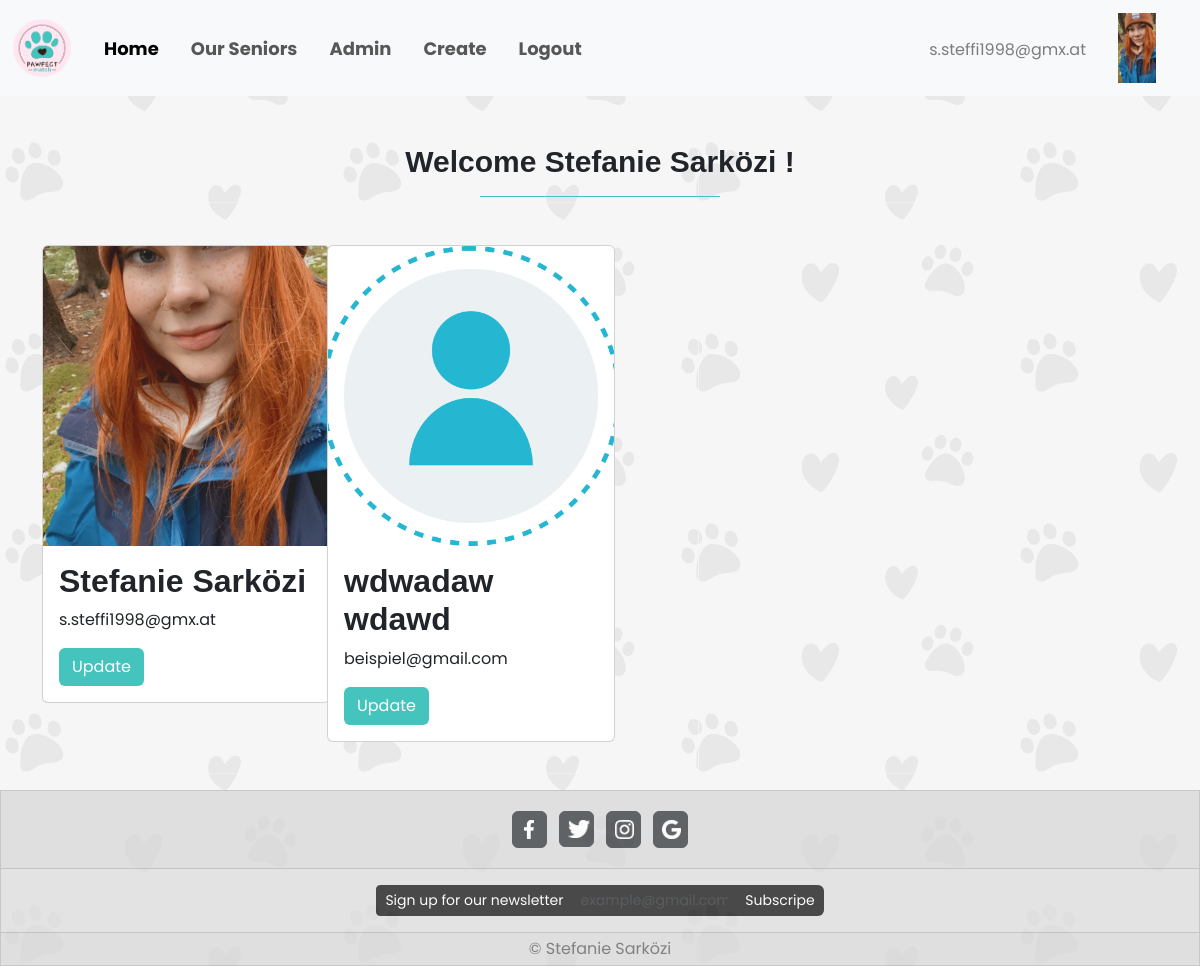
The page /php/dashboard.php (signed in) on the database its author committed.
### tables this page shows
CREATE TABLE `users` (
  `id` int(11) NOT NULL,
  `first_name` varchar(40) NOT NULL,
  `last_name` varchar(40) NOT NULL,
  `password` varchar(255) NOT NULL,
  `address` varchar(80) NOT NULL,
  `phone` int(15) NOT NULL,
  `email` varchar(50) NOT NULL,
  `picture` varchar(100) DEFAULT NULL,
  `status` varchar(4) NOT NULL DEFAULT 'user'
);

### php/dashboard.php (the view, shortened to what this page needs)
<?php
    require_once "db_connect.php";
    $sql = "SELECT * FROM users WHERE id = {$_SESSION["adm"]}";
    $result = mysqli_query($connect, $sql);
    $row = mysqli_fetch_assoc($result);
    $sqlUsers = "SELECT * FROM users";
    $resultUsers = mysqli_query($connect, $sqlUsers);
    $layout = "";
    if(mysqli_num_rows($resultUsers) > 0){
        while($userRow = mysqli_fetch_assoc($resultUsers)){
            $layout .= "<div>
            <div class='card' style='width: 18rem;'>
                <img src='../images/{$userRow["picture"]}' class='card-img-top object-fit-cover' alt='user pic' width='100%' height='300'>
                <div class='card-body'>
                <h5 class='card-title'>{$userRow["first_name"]} {$userRow["last_name"]}</h5>
                <p class='card-text'>{$userRow["email"]}</p>
                <a href='update.php?id={$userRow["id"]}' class='btn text-white' id='upBtn'>Update</a>
            </div>
        </div>
      </div>";
        }
    }else {
        $layout .= "No results found!";
    }
?>
<!DOCTYPE html>
<html lang ="en">
<head>
    <link href ="https://cdn.jsdelivr.net/npm/bootstrap@5.3.0/dist/css/bootstrap.min.css"  rel= "stylesheet">
</head>
<body>
    <nav class="navbar navbar-expand-lg bg-body-tertiary" >
        <div class="container-fluid">
            <a class="navbar-brand" href="home.php">
                <img src="../images/logo.png" alt="logo" style="width: 5vw;">
            </a>
            <ul class="navbar-nav me-auto mb-2 mb-lg-0 navText" >
                <li class="nav-item ms-2 me-3">
                    <a class="nav-link active" aria-current="page" href="home.php">Home</a>
                </li>
                <li class="nav-item  me-3">
                    <a class="nav-link" href="senior.php">Our Seniors</a>
                </li>
                <li class="nav-item  me-3">
                    <a class="nav-link" href="manage.php">Admin</a>
                </li>
                <li class="nav-item  me-3">
                    <a class="nav-link" href="create.php">Create</a>
                </li>
                <li class="nav-item">
                    <a class="nav-link" href="logout.php?logout">Logout</a >
                </li>
            </ul>
            <a class="navbar-brand" href="update.php?id=<?=$row["id"]?>">
              <span class="text-black-50 fs-6"><?= $row["email"] ?></span>
            </a>
            <a class="navbar-brand" href="update.php?id=<?=$row["id"]?>">
                <img src="../images/<?= $row["picture"] ?>" class="object-fit-contain" alt="user pic" width="70" height="70">
            </a>
        </div>
    </nav>
    <div class="text-center mb-5 mt-5">
        <h2 class="text-center mt-5" id="welcome">Welcome <?= $row["first_name"] . " " . $row[ "last_name"]?>!</h2>
        <hr class="MLLine" style="width:20vw;">
    </div>
    <div class="container mb-5 mt-5">
        <div class="row row-cols-lg-4 row-cols-md-3 row-cols-sm-2 row-cols-xs-1">
            <?= $layout ?>
        </div>
    </div>
    <footer class="mt-5">
        <div class="card text-center" id="foBg">
            <div class="card-header p-3">
                <a class="btn btn-dark p-1 m-1" style="width: 3%;" href="#" role="button"><img src="../images/Facebook.png" width="40%" class="m-1"></a>
                <a class="btn btn-dark p-1 m-1" style="width: 3%;" href="#" role="button"><img src="../images/twitter.png" width="90%" class="m-1"></a>
                <a class="btn btn-dark p-1 m-1" style="width: 3%;" href="#" role="button"><img src="../images/instagram.png" width="75%"  class="m-1"></a>
                <a class="btn btn-dark p-1 m-1" style="width: 3%;" href="#" role="button"><img src="../images/google.png" width="75%"  class="m-1"></a>
            </div>
            <span class="card-body input-group input-group-sm  mx-auto p-3" style="width: 40%;" >
                <span class="input-group-text bg-black border-black text-white">Sign up for our newsletter</span>
                <input type="text" name="email" autocomplete="email" class="form-control bg-black border-black" placeholder="example@gmail.com">
                <button class=" btn rounded-end bg-black text-white" type="button" id="button-addon1"> Subscripe</button>
            </span>
            <div class="card-footer text-body-secondary p-1">
                &copy; Stefanie Sarközi
            </div>
        </div>
    </footer>
</body>
</html>

### css/update.css (style rules this page uses)
#upBtn { background-color: #44c4bd; }

### css/home.css (style rules this page uses)
* { font-family: 'Poppins', sans-serif; }
body { min-height: 100vh; background-image:url(../images/bg.png); background-size:auto; }
.navbar { font-size: 1.5vw; }
.navText { font-weight: 700; font-style: normal; }
#welcome { font-family: "marvin-round", sans-serif; font-weight: 600; font-style: normal; font-size: 2.5vw; }
.card-title { align-items: center; font-family: "snicker", sans-serif; font-weight: 700; font-style: normal; font-size: 2rem; }
#foBg { background-color: gainsboro; opacity: 70%; border-radius: 0%; width: 100%; }
.MLLine { margin-left: 40%; color: #44c4bd; opacity: 100%; }
#upBtn { background-color: #44c4bd; }

### rows shown on the page
users: email "s.steffi1998@gmx.at", picture (picture), first_name "Stefanie", last_name "Sarközi"
users: picture (placeholder picture), first_name "wdwadaw", last_name "wdawd", email "beispiel@gmail.com"
